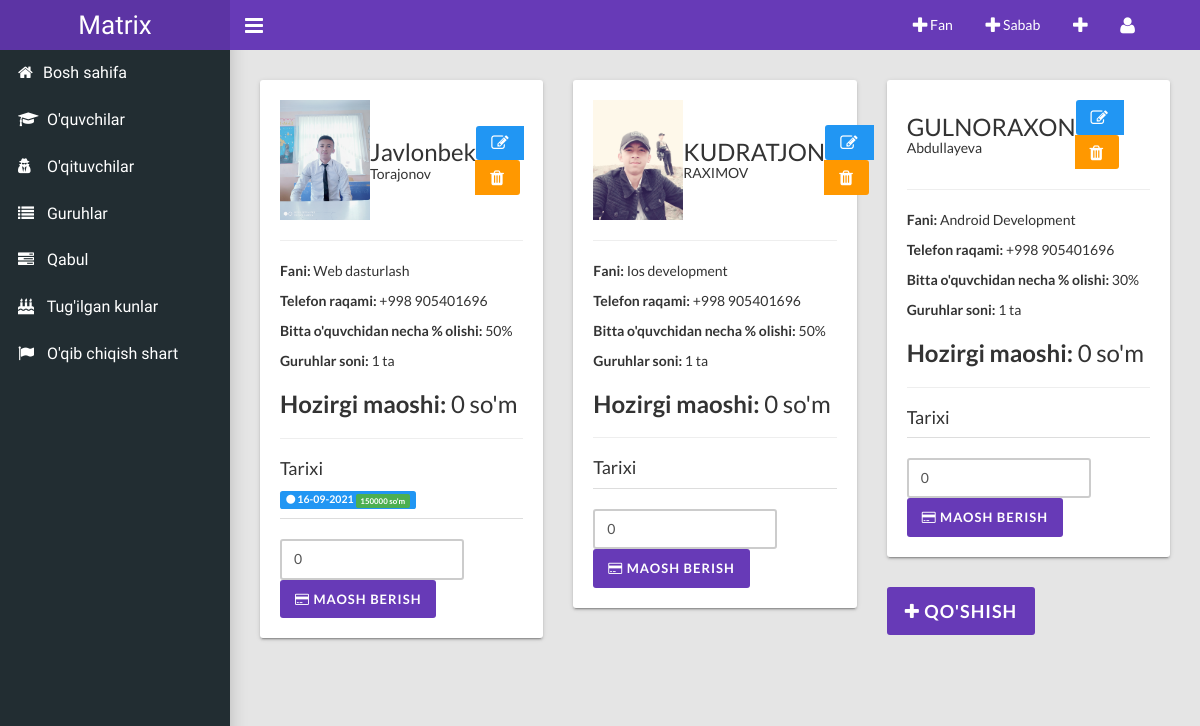
Before: /teachers/ (signed in) with the older database file.
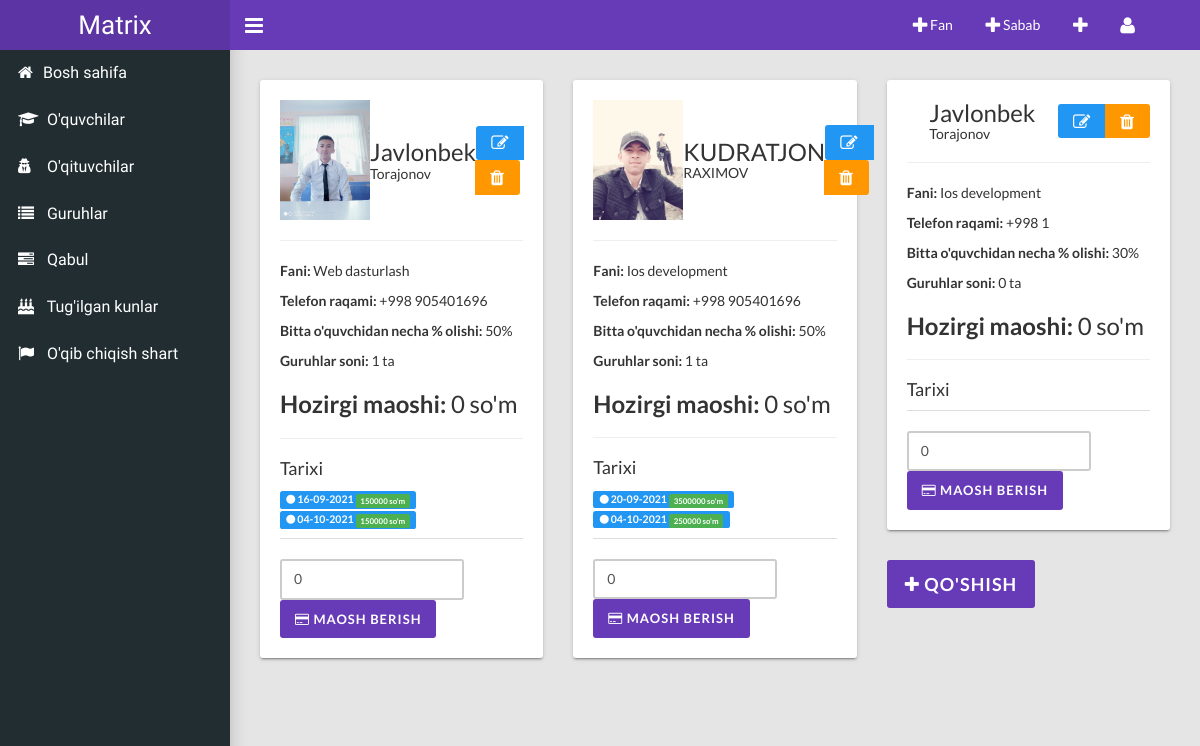
After: the same page with the newer database file.
### main/models.py (models this page shows, shortened)
class Teacher(models.Model):
    user = models.ForeignKey(User, related_name="teacher", on_delete=models.CASCADE, blank=True, null=True)
    name = models.CharField("Ismi", max_length=150)
    surname = models.CharField("Familiyasi", max_length=150)
    image = models.ImageField("O'qituvchi rasmi", upload_to='teacher_img/',null=True, blank=True)
    tel_num = models.CharField("Telefon raqami", max_length=50, blank=True)
    subject = models.ForeignKey(Subjects, related_name="teachers", on_delete=models.PROTECT)
    price = models.PositiveIntegerField("Bitta dars uchun narx", default=0)
    countsub = models.PositiveIntegerField("Bir oydagi darslar soni", default=0)
    allprice = models.PositiveIntegerField("Jami maosh", default=0)

class Subjects(models.Model):
    name = models.CharField("Fan nomi", max_length=150)
    def __str__(self):
        return self.name

class TeacherHistory(models.Model):
    teacher = models.ForeignKey(Teacher, related_name="history", on_delete=models.CASCADE)
    time = models.CharField("to'langan vaqt", blank=True, max_length=150)
    price = models.PositiveIntegerField("to'langan summa", default=0)

### main/views.py (the view)
# urls.py: path("teachers/", TeachersView.as_view(), name="teachers"),
class TeachersView(LoginRequiredMixin,View):
    def get(self, request):
        return render(request, 'teachers.html')

### main/context_pro.py (called while the page is built)
def students(request):
    context = {
        'teachers':Teacher.objects.all(),
        'student':Student.objects.all(),
    }
    return context

### templates/teachers.html (shortened to what this page needs)
{% extends 'wrapper.html' %}
{% load static %}
{% block content %}
    <div class="content-wrapper">
        <div class="row">
            {% for teacher in request.user.teacher.all %}
            <div class="col-md-4">
                <div class="card">
                    <div class="card-title-w-btn">
                        {% if teacher.image %}
                        <img style="max-width: 90px;" src="{{teacher.image.url}}" alt="">
                        {% endif %}
                         <div>
                             <h3 class="title">{{teacher.name}}</h3>
                             <h5 class="title">{{teacher.surname}}</h5>
                        </div>
                        <div class="btn-group">
                            <a class="btn btn-info" href="{% url 'main:update_teacher' teacher.pk %}"><i class="fa fa-lg fa-edit"></i></a>
                            <a class="btn btn-warning" href="{% url 'main:delete_teacher' teacher.pk %}"><i class="fa fa-lg fa-trash"></i></a>
                        </div>
                    </div><hr>
                    <div class="card-body">
                        <p><b>Fani: </b>{{teacher.subject}}</p>
                        <p><b>Telefon raqami: </b>+998 {{teacher.tel_num}}</p>
                        <p><b>Bitta o'quvchidan necha % olishi: </b>{{teacher.price}}%</p>
                        <p><b>Guruhlar soni: </b>{{teacher.group.all.count}} ta</p>
                        <h3><b>Hozirgi maoshi: </b>{{teacher.allprice}} so'm</h3>
                        <hr>
                        <h4>Tarixi</h4>
                        {% for his in teacher.history.all %}
                            <p class="label label-info" title="{{his.time}}"><i class="fa fa-circle"></i> {{his.time}} <span class="label label-success">{{his.price}} so'm</span></p>
                        {% endfor %}
                    </div>
                    <div class="card-footer">
                        <div class="form-inline">
                            <div class="form-group">
                                <input class="form-control" type="number" id="value" value="{{teacher.allprice}}">
                                <a href="#" id="givePrice" data-pk="{{teacher.pk}}" class="btn btn-primary"><i class="fa fa-credit-card"></i> Maosh berish</a>
                            </div>
                        </div>
                    </div>
                </div>
            </div>
            {% endfor %}
            <div class="col-md-4">
                <a href="{% url 'main:add_teacher' %}" class="btn btn-primary btn-lg"><i class="fa fa-plus"></i> Qo'shish</a>
            </div>
        </div>
    </div>
{% endblock content %}

### templates/wrapper.html (shortened to what this page needs)
<!DOCTYPE html>
{% load static %}
<html>
  <head>
    <link rel="stylesheet" type="text/css" href="/static/css/main.css">
  </head>
  <body class="sidebar-mini fixed">
    <div class="wrapper">
      <header class="main-header hidden-print">
        <a class="logo" href="{% url 'main:home' %}"><p>Matrix</p></a>
        <nav class="navbar navbar-static-top">
          <a class="sidebar-toggle" href="#" data-toggle="offcanvas"></a>
          <div class="navbar-custom-menu">
            <ul class="top-nav">
              <li class="dropdown"><a class="dropdown-toggle" href="#" data-toggle="dropdown" role="button" aria-haspopup="true" aria-expanded="false"><i class="fa fa-plus fa-lg"></i> Fan</a>
              </li>
              <li class="dropdown"><a class="dropdown-toggle" href="#" data-toggle="dropdown" role="button" aria-haspopup="true" aria-expanded="false"><i class="fa fa-plus fa-lg"></i> Sabab</a>
              </li>
              <li class="dropdown"><a class="dropdown-toggle" href="#" data-toggle="dropdown" role="button" aria-haspopup="true" aria-expanded="false"><i class="fa fa-plus fa-lg"></i></a>
              </li>
              <li class="dropdown"><a class="dropdown-toggle" href="#" data-toggle="dropdown" role="button" aria-haspopup="true" aria-expanded="false"><i class="fa fa-user fa-lg"></i></a>
              </li>
            </ul>
          </div>
        </nav>
      </header>
      <aside class="main-sidebar hidden-print">
        <section class="sidebar">
          <ul class="sidebar-menu">
            <li class=""><a href="{% url 'main:home' %}"><i class="fa fa-home"></i><span>Bosh sahifa</span></a></li>
            <li><a href="{% url 'main:students' %}"><i class="fa fa-graduation-cap"></i><span> O'quvchilar</span></a></li>
            <li><a href="{% url 'main:teachers' %}"><i class="fa fa-user-secret"></i><span> O'qituvchilar</span></a></li>
            <li><a href="{% url 'main:groups' %}"><i class="fa fa-list"></i><span> Guruhlar</span></a></li>
            <li><a href="{% url 'main:new_groups' %}"><i class="fa fa-tasks"></i><span> Qabul</span></a></li>
            <li><a href="{% url 'main:brithday' %}"><i class="fa fa-birthday-cake"></i><span> Tug'ilgan kunlar</span></a></li>
            <li><a href="{% url 'main:faq' %}"><i class="fa fa-flag"></i><span> O'qib chiqish shart</span></a></li>
          </ul>
        </section>
      </aside>
{% block content %}
{% endblock content %}
  </body>
</html>

Changed rows visible on the page:
removed Teacher: name "GULNORAXON", surname "Abdullayeva", subject "Android Development", tel_num "905401696", price "30", group.all.count "1", allprice "0"
added TeacherHistory: time "04-10-2021", price "150000", shown under Teacher "Web dasturlash"
added TeacherHistory: time "20-09-2021", price "3500000", shown under Teacher "KUDRATJON"
added TeacherHistory: time "04-10-2021", price "250000", shown under Teacher "KUDRATJON"
added Teacher: name "Javlonbek", surname "Torajonov", subject "Ios development", tel_num "1", price "30", group.all.count "0", allprice "0"
